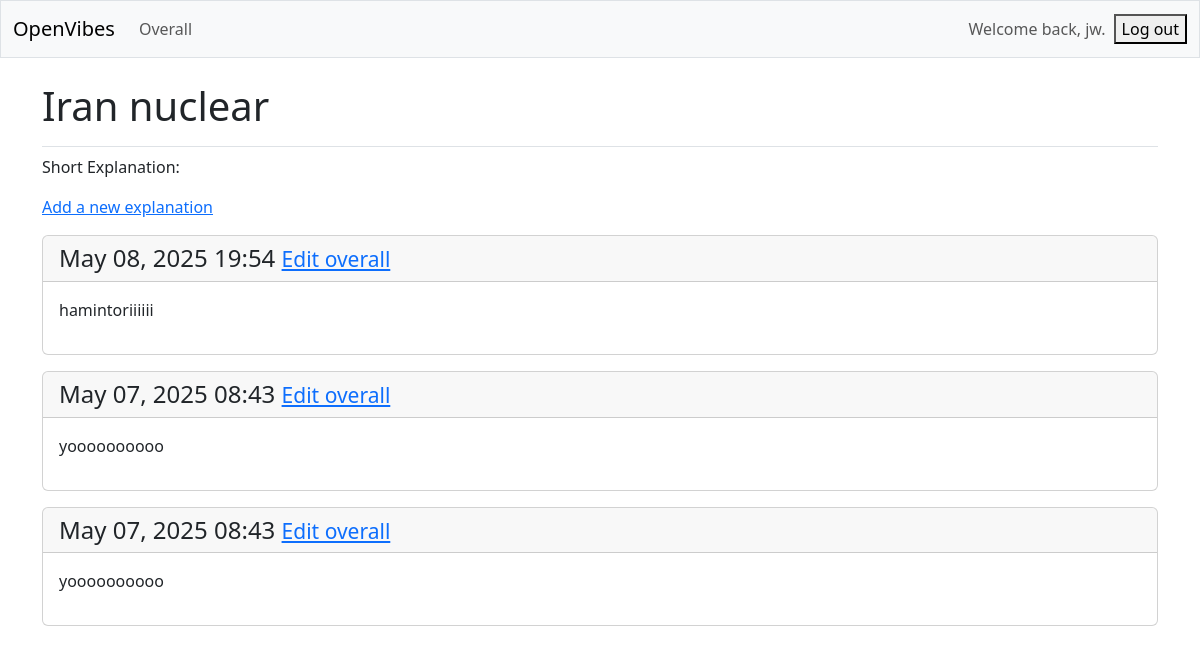
/overall/4/ (signed in), run on the app's committed database.
### blogs/models.py (models this page shows, shortened)
class Overall(models.Model):
    name = models.CharField(max_length=300)
    date_added = models.DateTimeField(auto_now_add=True)
    owner = models.ForeignKey(User, on_delete=models.CASCADE)

class Explain(models.Model):
    esm = models.ForeignKey(Overall, on_delete=models.CASCADE)
    name = models.TextField()
    date_added = models.DateTimeField(auto_now_add=True)
    owner = models.ForeignKey(User, on_delete=models.CASCADE)
    class Meta:
        verbose_name_plural = 'entries'

### blogs/views.py (the view)
# urls.py: path('overall/<int:overal_id>/', views.overal, name='overal'),
@login_required
def overal(request, overal_id):
    overal = Overall.objects.get(id=overal_id)
    if overal.owner != request.user:
        raise Http404
    explains = overal.explain_set.order_by('-date_added')
    context = {'overal': overal, 'explains': explains}
    return render(request, 'blogs/overal.html', context)

### blogs/templates/blogs/overal.html
{% extends 'blogs/base.html' %}
{% block page_header %}
  <h1>{{ overal.name }}</h1>
{% endblock page_header %}
{% block content %}
<p>Short Explanation:</p>
<p>
  <a href="{% url 'blogs:new_explain' overal.id %}">Add a new explanation</a>
</p>
    {% for explain in explains %}
      <div class="card mb-3">
        <h4 class="card-header">
          {{ explain.date_added|date:'M d, Y H:i' }}
          <small><a href="{% url 'blogs:edit_overall' explain.id %}">
            Edit overall</a></small>
        </h4>
        <div class="card-body">{{ explain.name|linebreaks }}</div>
      </div>
    {% empty %}
      <li>No explanation have been added yet.</li>
    {% endfor %}
{% endblock content %}

### blogs/templates/blogs/base.html (shortened to what this page needs)
<!doctype html>
<html lang="en">
<head>
    {% load django_bootstrap5 %}
    {% bootstrap_css %}
</head>
<body>
    <nav class="navbar navbar-expand-md navbar-light bg-light mb-4 border">
    <div class="container-fluid">
        <a class="navbar-brand" href="{% url 'blogs:index' %}">OpenVibes</a>
        <div class="collapse navbar-collapse" id="navbarCollapse">
            <ul class="navbar-nav me-auto mb-2 mb-md-0">
                <li class="nav-item">
                    <a class="nav-link" href="{% url 'blogs:overall' %}">
                        Overall</a></li>
            </ul>
            <ul class="navbar-nav ms-auto mb-2 mb-md-0">
                {% if user.is_authenticated %}
                  <li class="nav-item">
                    <span class="navbar-text me-2">Welcome back, {{ user.username}}.
                      </span></li>
                {% endif %}
        </ul>
                {% if user.is_authenticated %}
                    <form action="{% url 'accounts:logout' %}" method="post">
                    <button name="submit" class="'btn btn-outline-secondary btn-sm">
                    Log out</button>
                    </form>
                {% endif %}
        </div>
    </div>
</nav>
<main class="container">
    <div class="pb-2 mb-2 border-bottom">
        {% block page_header %}{% endblock page_header %}
    </div>
    <div>
        {% block content %}{% endblock content %}
    </div>
</main>
</body>
</html>

### data on the page
Overall: name "Iran nuclear"
Explain: date_added "May 08, 2025 19:54", name "hamintoriiiiii"
Explain: date_added "May 07, 2025 08:43", name "yoooooooooo"
Explain: date_added "May 07, 2025 08:43", name "yoooooooooo"

### other printed values
{{ user.username }} "jw"
